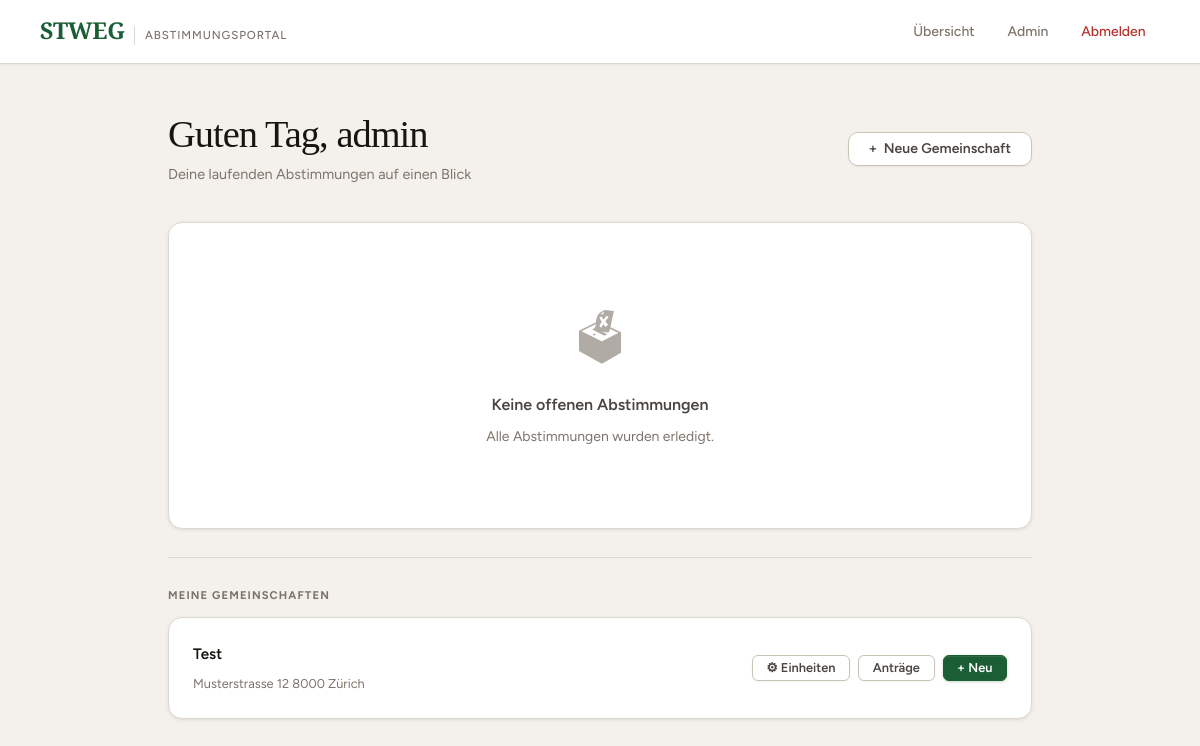
Page / (signed in) on the earlier database version.
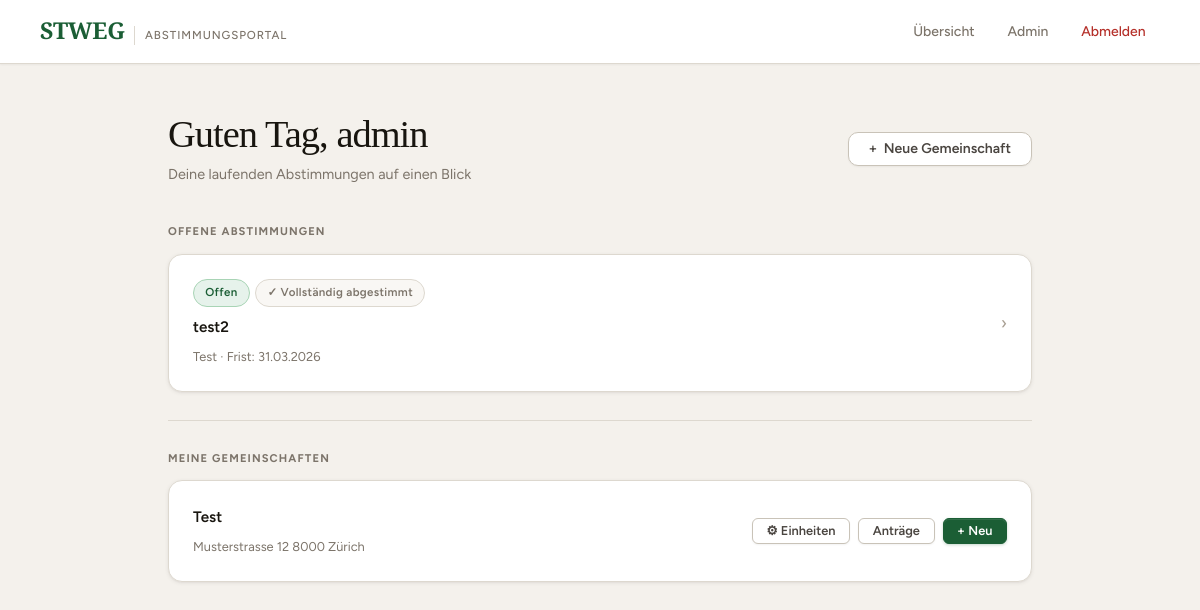
Same page on the later database version.
### voting/models.py (models this page shows, shortened)
class Community(models.Model):
    name = models.CharField(max_length=200)
    address = models.TextField()
    created_at = models.DateTimeField(auto_now_add=True)
    created_by = models.ForeignKey(
        User, on_delete=models.SET_NULL, null=True, blank=True,
        related_name='created_communities'
    )
    quorum = models.DecimalField(
        max_digits=5, decimal_places=1, default=Decimal('0'),
        verbose_name="Quorum (‰)",
        help_text="Mindest-Beteiligung in Wertquoten ‰ für gültige Abstimmung (0 = kein Quorum)"
    )
    class Meta:
        verbose_name = "Gemeinschaft"
        verbose_name_plural = "Gemeinschaften"

class Proposal(models.Model):
    class Status(models.TextChoices):
        DRAFT   = 'draft',   'Entwurf'
        OPEN    = 'open',    'Offen'
        CLOSED  = 'closed',  'Abgeschlossen'
    class MajorityType(models.TextChoices):
        SIMPLE    = 'simple',    'Einfaches Mehr (nur Köpfe)'
        ABSOLUTE  = 'absolute',  'Absolutes Mehr (Köpfe + Wertquoten)'
        QUALIFIED = 'qualified', 'Qualifiziertes Mehr (2/3 Köpfe + 2/3 Wertquoten)'
        UNANIMOUS = 'unanimous', 'Einstimmigkeit (Enthaltung gilt als Nein)'
    community     = models.ForeignKey(Community, on_delete=models.CASCADE, related_name='proposals')
    created_by    = models.ForeignKey(User, on_delete=models.SET_NULL, null=True, related_name='created_proposals')
    title         = models.CharField(max_length=300, verbose_name="Titel")
    description   = models.TextField(verbose_name="Beschreibung")
    majority_type = models.CharField(
        max_length=10, choices=MajorityType.choices, default=MajorityType.ABSOLUTE,
        verbose_name="Mehrheitsart"
    )
    status     = models.CharField(max_length=10, choices=Status.choices, default=Status.DRAFT)
    created_at = models.DateTimeField(auto_now_add=True)
    opened_at  = models.DateTimeField(null=True, blank=True)
    closed_at  = models.DateTimeField(null=True, blank=True)
    deadline   = models.DateTimeField(null=True, blank=True, verbose_name="Abstimmungsfrist")
    def open(self):
        self.status = self.Status.OPEN
        self.opened_at = timezone.now()
        self.save()
    class Meta:
        verbose_name = "Antrag"
        verbose_name_plural = "Anträge"
        ordering = ['-created_at']

### voting/views.py (the view)
# urls.py: path('', views.dashboard, name='dashboard'),
@login_required
def dashboard(request):
    communities = Community.objects.filter(
        Q(units__owner=request.user)
        | Q(created_by=request.user)
        | Q(memberships__user=request.user)
    ).distinct()
    user_units = Unit.objects.filter(owner=request.user)
    proxy_proposal_ids = Proxy.objects.filter(
        delegate=request.user,
        proposal__status=Proposal.Status.OPEN
    ).values_list('proposal_id', flat=True)
    open_proposals = Proposal.objects.filter(
        Q(community__in=communities, status=Proposal.Status.OPEN)
        | Q(id__in=proxy_proposal_ids)
    ).distinct().order_by('deadline')
    voted_counts = {}
    unit_counts  = {}
    for proposal in open_proposals:
        own_units   = user_units.filter(community=proposal.community)
        proxy_units = Unit.objects.filter(
            proxies__proposal=proposal, proxies__delegate=request.user
        )
        all_ids = set(own_units.values_list('id', flat=True)) | set(proxy_units.values_list('id', flat=True))
        voted_counts[proposal.id] = Vote.objects.filter(proposal=proposal, unit__id__in=all_ids).count()
        unit_counts[proposal.id]  = len(all_ids)
    return render(request, 'voting/dashboard.html', {
        'communities':   communities,
        'open_proposals': open_proposals,
        'voted_counts':  voted_counts,
        'unit_counts':   unit_counts,
    })

### voting/templatetags/voting_extras.py (called while the page is built)
@register.filter
def get_item(dictionary, key):
    if isinstance(dictionary, dict):
        return dictionary.get(key, 0)
    return 0

### voting/templates/voting/dashboard.html (shortened to what this page needs)
{% extends "voting/base.html" %}
{% load voting_extras %}
{% block content %}
<div class="page-header flex-between">
    <div>
        <h1>Guten Tag, {{ user.first_name|default:user.username }}</h1>
        <p>Deine laufenden Abstimmungen auf einen Blick</p>
    </div>
    <a href="{% url 'voting:community_create' %}" class="btn btn-outline">
        <span>+</span> Neue Gemeinschaft
    </a>
</div>
{% if open_proposals %}
<div class="section-label">Offene Abstimmungen</div>
{% for proposal in open_proposals %}
{% with voted=voted_counts|get_item:proposal.id total=unit_counts|get_item:proposal.id %}
<a href="{% url 'voting:proposal_detail' proposal.pk %}" class="card-link">
    <div class="card card-interactive">
        <div class="flex-between items-center">
            <div style="flex:1;min-width:0;">
                <div class="flex items-center gap-xs" style="margin-bottom:0.55rem;flex-wrap:wrap;">
                    <span class="badge badge-open">Offen</span>
                    {% if voted == total and total > 0 %}
                        <span class="badge badge-done">✓ Vollständig abgestimmt</span>
                    {% elif voted > 0 %}
                        <span class="badge badge-pending">{{ voted }}/{{ total }} abgestimmt</span>
                    {% else %}
                        <span class="badge badge-pending">Ausstehend</span>
                    {% endif %}
                </div>
                <div class="card-title">{{ proposal.title }}</div>
                <div class="card-meta" style="margin-top:0.2rem;">
                    {{ proposal.community.name }}
                    {% if proposal.deadline %} · Frist: {{ proposal.deadline|date:"d.m.Y" }}{% endif %}
                </div>
            </div>
            <span style="color:var(--border-strong);font-size:1.1rem;margin-left:1rem;flex-shrink:0;">›</span>
        </div>
    </div>
</a>
{% endwith %}
{% endfor %}
{% else %}
<div class="card">
    <div class="empty-state">
        <span class="empty-state-icon">🗳</span>
        <div class="empty-state-title">Keine offenen Abstimmungen</div>
        <div class="empty-state-sub">Alle Abstimmungen wurden erledigt.</div>
    </div>
</div>
{% endif %}
{% if communities %}
<hr>
<div class="section-label">Meine Gemeinschaften</div>
{% for community in communities %}
<div class="card">
    <div class="flex-between items-center">
        <div>
            <div class="card-title">{{ community.name }}</div>
            <div class="card-meta">{{ community.address }}</div>
        </div>
        <div class="flex gap-1" style="flex-shrink:0;">
            <a href="{% url 'voting:unit_manage' community.id %}" class="btn btn-outline btn-sm">⚙ Einheiten</a>
            <a href="{% url 'voting:proposal_list' community.id %}" class="btn btn-outline btn-sm">Anträge</a>
            <a href="{% url 'voting:proposal_create' community.id %}" class="btn btn-primary btn-sm">+ Neu</a>
        </div>
    </div>
</div>
{% endfor %}
{% endif %}
{% endblock %}

Differences in the rows shown:
added Proposal: title "test2", community.name "Test", deadline "31.03.2026"
Other differences:
text no longer shown: "🗳 Keine offenen Abstimmungen Alle Abstimmungen wurden erledigt."
text now shown: "OFFENE ABSTIMMUNGEN"
